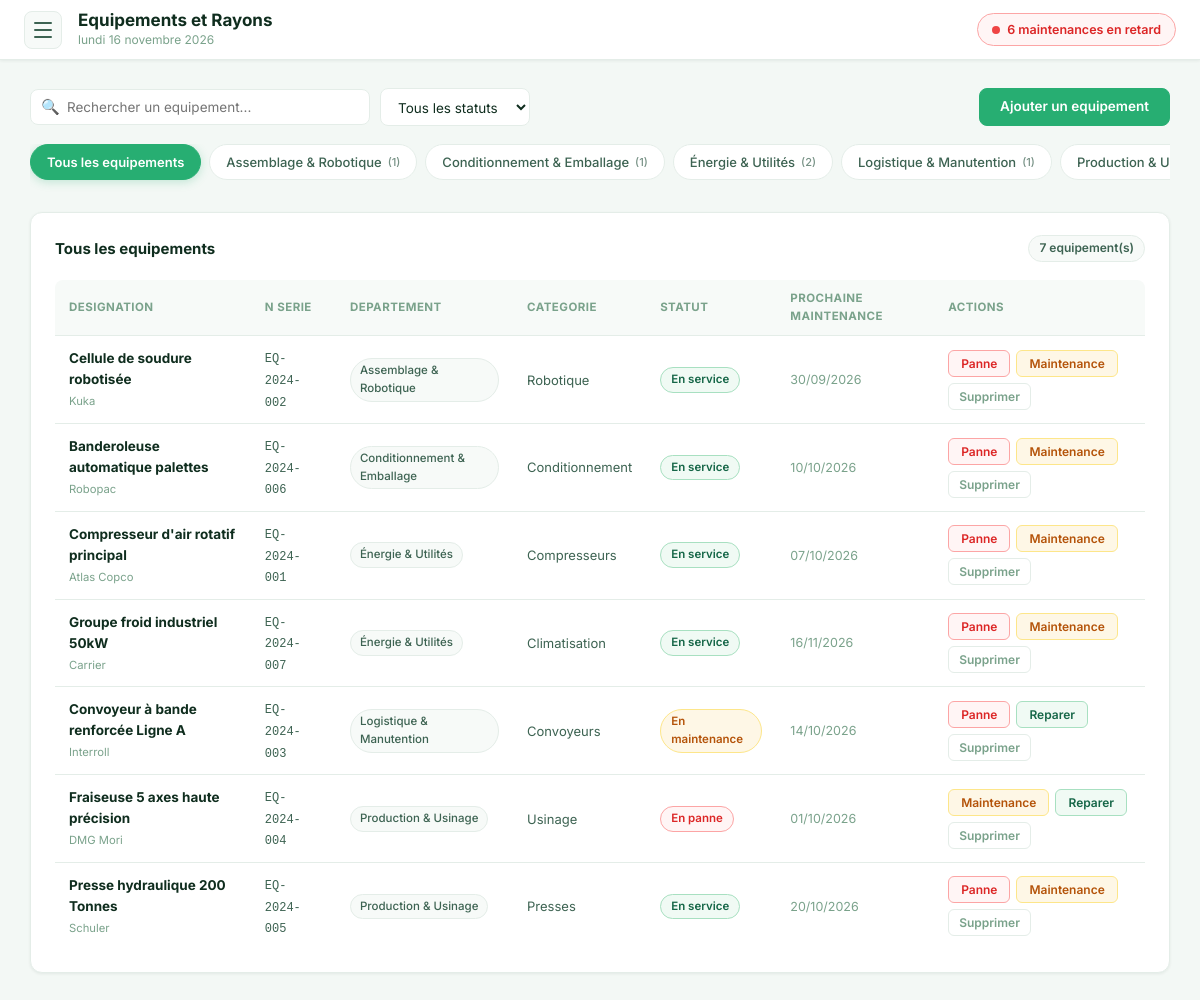
The page /pages/equipements.php on the database as committed earlier.
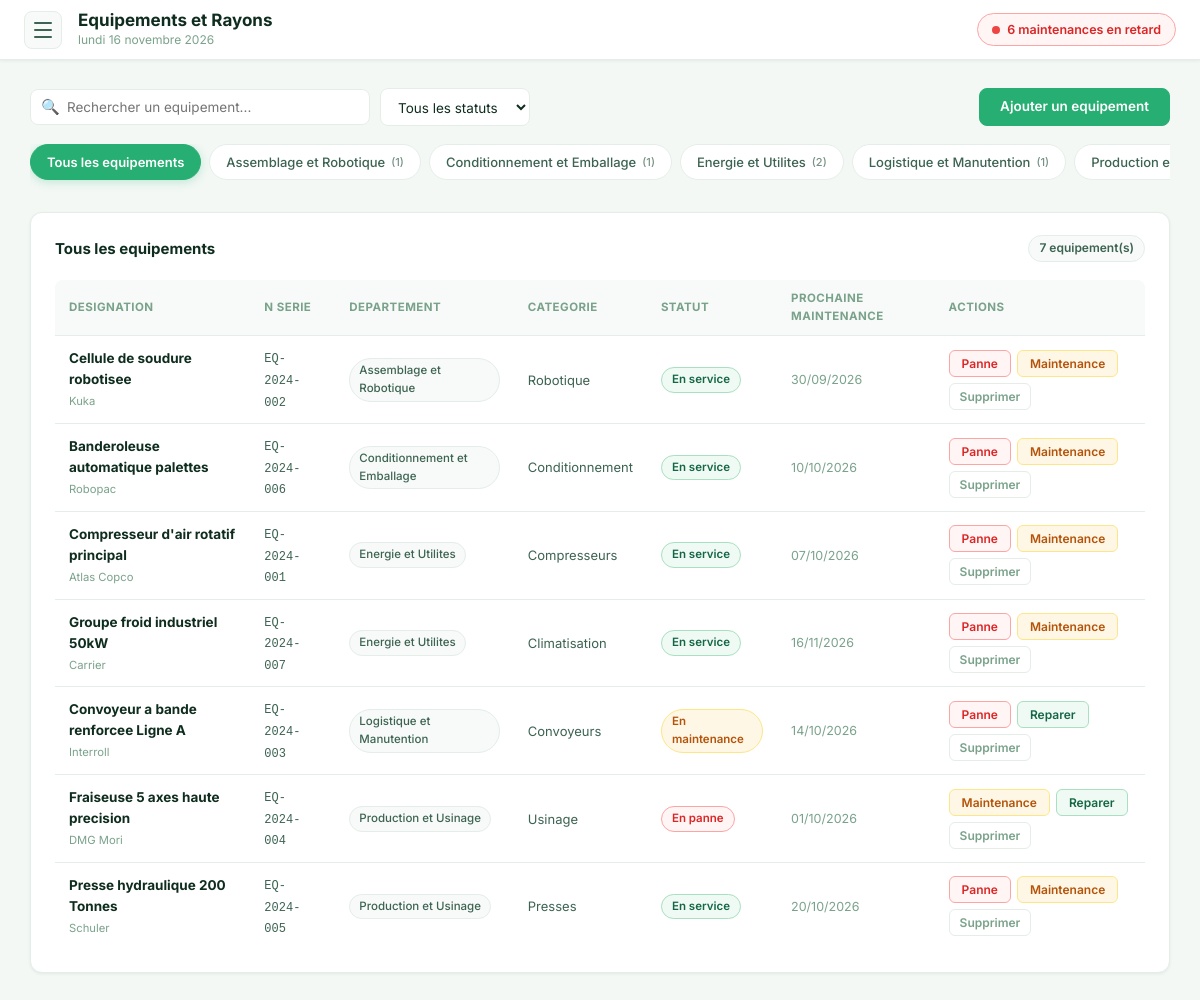
The same page on the database as committed later.
### tables this page shows
CREATE TABLE IF NOT EXISTS `departments` (
    `id` INT AUTO_INCREMENT PRIMARY KEY,
    `name` VARCHAR(100) NOT NULL UNIQUE,
    `code` VARCHAR(50) NULL,
    `description` VARCHAR(255) NULL,
    `created_at` DATETIME DEFAULT CURRENT_TIMESTAMP
);

CREATE TABLE IF NOT EXISTS `equipment` (
    `id` INT AUTO_INCREMENT PRIMARY KEY,
    `serial_number` VARCHAR(100) NOT NULL UNIQUE,
    `model` VARCHAR(100) NULL,
    `designation` VARCHAR(200) NOT NULL,
    `category` VARCHAR(100) NOT NULL,
    `manufacturer` VARCHAR(100) NULL,
    `status` ENUM('en_service', 'en_maintenance', 'en_panne', 'reforme') DEFAULT 'en_service',
    `failure_reason` VARCHAR(255) NULL,
    `location_id` INT NULL,
    `department_id` INT NULL,
    `cycle_id` INT NULL,
    `purchase_date` DATE NULL,
    `warranty_until` DATE NULL,
    `active` TINYINT(1) DEFAULT 1,
    `last_maintenance_at` DATE NULL,
    `next_maintenance_at` DATE NULL,
    `created_at` DATETIME DEFAULT CURRENT_TIMESTAMP,
    `updated_at` DATETIME DEFAULT CURRENT_TIMESTAMP ON UPDATE CURRENT_TIMESTAMP,
    CONSTRAINT `fk_equip_location`   FOREIGN KEY (`location_id`)   REFERENCES `locations`   (`id`) ON DELETE SET NULL,
    CONSTRAINT `fk_equip_department` FOREIGN KEY (`department_id`) REFERENCES `departments` (`id`) ON DELETE SET NULL,
    CONSTRAINT `fk_equip_cycle`      FOREIGN KEY (`cycle_id`)      REFERENCES `cycles`      (`id`) ON DELETE SET NULL
);

### includes/db.php (called while the page is built, shortened)
<?php
function getDB(): PDO {
    static $pdo = null;
    if ($pdo === null) {
        $host    = '127.0.0.1';
        $dbname  = 'gestimaint';
        $user    = 'root';
        $pass    = '';
        $charset = 'utf8mb4';
        $ports = [3307, 3306, 3308];
        foreach ($ports as $port) {
            try {
                $dsn = "mysql:host={$host};port={$port};dbname={$dbname};charset={$charset}";
                $options = [
                    PDO::ATTR_ERRMODE            => PDO::ERRMODE_EXCEPTION,
                    PDO::ATTR_DEFAULT_FETCH_MODE => PDO::FETCH_ASSOC,
                    PDO::ATTR_EMULATE_PREPARES   => false,
                    PDO::ATTR_TIMEOUT            => 2,
                    PDO::MYSQL_ATTR_INIT_COMMAND => "SET NAMES utf8mb4 COLLATE utf8mb4_unicode_ci"
                ];
                $pdo = new PDO($dsn, $user, $pass, $options);
                return $pdo;
            } catch (PDOException $e) {
                $lastException = $e;
            }
        }
        ?>
        <?php
        exit;
    }
    return $pdo;
}

### pages/equipements.php (the view, shortened to what this page needs)
<?php
require_once __DIR__ . '/../includes/db.php';
$db = getDB();
$department_id = (int)($_GET['dept'] ?? 0);
$search        = trim($_GET['search'] ?? '');
$departments = $db->query("SELECT id, name FROM departments ORDER BY name")->fetchAll(PDO::FETCH_ASSOC);
$where = ['e.active = 1'];
$params = [];
$sql  = "SELECT e.*, d.name AS dept_name FROM equipment e LEFT JOIN departments d ON d.id = e.department_id";
if ($where) $sql .= " WHERE " . implode(' AND ', $where);
$sql .= " ORDER BY d.name, e.designation";
$stmt = $db->prepare($sql);
$stmt->execute($params);
$equipements = $stmt->fetchAll(PDO::FETCH_ASSOC);
$statusLabels = [
  'en_service'    => ['label' => 'En service',    'class' => 'green'],
  'en_panne'      => ['label' => 'En panne',       'class' => 'red'],
  'en_maintenance'=> ['label' => 'En maintenance', 'class' => 'yellow'],
  'reforme'       => ['label' => 'Reforme',        'class' => 'gray'],
];
$deptCounts = [];
foreach ($db->query("SELECT department_id, COUNT(*) AS cnt FROM equipment WHERE active=1 GROUP BY department_id")->fetchAll(PDO::FETCH_ASSOC) as $row) {
    $deptCounts[(int)$row['department_id']] = (int)$row['cnt'];
}
require_once __DIR__ . '/../includes/header.php';
?>
<form id="filterForm" method="get">
  <div class="toolbar">
    <div class="toolbar-left">
      <div class="search-box">
        <span class="search-icon">&#128269;</span>
        <input id="search" name="search" type="text" placeholder="Rechercher un equipement..."
               value="<?= htmlspecialchars($search) ?>">
      </div>
      <select name="status" class="filter-select" onchange="document.getElementById('filterForm').submit()">
        <option value="">Tous les statuts</option>
      </select>
    </div>
    <div class="toolbar-right">
      <button type="button" class="btn btn-primary" onclick="openEquipModal()">Ajouter un equipement</button>
    </div>
  </div>
</form>
<div class="dept-nav">
  <a href="equipements.php" class="dept-pill <?= $department_id === 0 ? 'active' : '' ?>">
    Tous les equipements
  </a>
  <?php foreach ($departments as $d): ?>
  <a href="equipements.php?dept=<?= $d['id'] ?>" class="dept-pill <?= $department_id === (int)$d['id'] ? 'active' : '' ?>">
    <?= htmlspecialchars($d['name']) ?>
    <?php if (isset($deptCounts[(int)$d['id']])): ?>
      <span style="margin-left:6px;opacity:.7;font-size:11px">(<?= $deptCounts[(int)$d['id']] ?>)</span>
    <?php endif; ?>
  </a>
  <?php endforeach; ?>
</div>
<div class="card">
  <div class="card-header">
    <h2>
      <?php if ($department_id > 0):
        $deptName = '';
        foreach ($departments as $d) { if ((int)$d['id'] === $department_id) $deptName = $d['name']; }
        echo htmlspecialchars($deptName);
      else: ?>
        Tous les equipements
      <?php endif; ?>
    </h2>
    <span class="count-badge"><?= count($equipements) ?> equipement(s)</span>
  </div>
  <div class="table-wrap">
    <table>
      <thead>
        <tr>
          <th>Designation</th>
          <th>N serie</th>
          <th>Departement</th>
          <th>Categorie</th>
          <th>Statut</th>
          <th>Prochaine maintenance</th>
          <th>Actions</th>
        </tr>
      </thead>
      <tbody>
        <?php if (!empty($equipements)): foreach ($equipements as $eq): ?>
        <tr>
          <td>
            <strong style="color:var(--text-primary)"><?= htmlspecialchars($eq['designation']) ?></strong>
            <?php if ($eq['manufacturer']): ?><br><small style="color:var(--text-muted)"><?= htmlspecialchars($eq['manufacturer']) ?></small><?php endif; ?>
          </td>
          <td><code style="font-size:12px;color:var(--text-secondary)"><?= htmlspecialchars($eq['serial_number']) ?></code></td>
          <td><span class="dept-badge"><?= htmlspecialchars($eq['dept_name'] ?? 'Non affecte') ?></span></td>
          <td style="color:var(--text-secondary);font-size:13px"><?= htmlspecialchars($eq['category'] ?? '') ?></td>
          <td>
            <?php $si = $statusLabels[$eq['status']] ?? ['label' => $eq['status'], 'class' => 'gray']; ?>
            <span class="badge <?= $si['class'] ?>"><?= $si['label'] ?></span>
          </td>
          <td style="font-size:12.5px;color:var(--text-muted)">
            <?= $eq['next_maintenance_at'] ? date('d/m/Y', strtotime($eq['next_maintenance_at'])) : '—' ?>
          </td>
          <td>
            <div class="action-buttons">
              <?php if ($eq['status'] !== 'en_panne'): ?>
                <button class="btn-action-status btn-to-broken"
                        onclick="promptBreakdown(<?= $eq['id'] ?>, '<?= addslashes($eq['designation']) ?>')">
                  Panne
                </button>
              <?php endif; ?>
              <?php if ($eq['status'] !== 'en_maintenance'): ?>
                <form method="post" style="display:inline">
                  <button type="submit" class="btn-action-status btn-to-maintenance">Maintenance</button>
                </form>
              <?php endif; ?>
              <?php if ($eq['status'] !== 'en_service'): ?>
                <form method="post" style="display:inline">
                  <button type="submit" class="btn-action-status btn-to-repaired">Reparer</button>
                </form>
              <?php endif; ?>
              <form method="post" style="display:inline" onsubmit="return confirm('Archiver cet equipement ?')">
                <button type="submit" class="btn-delete-row">Supprimer</button>
              </form>
            </div>
          </td>
        </tr>
        <?php endforeach; else: ?>
        <tr><td colspan="7" class="empty">Aucun equipement trouve.</td></tr>
        <?php endif; ?>
      </tbody>
    </table>
  </div>
</div>
<?php require_once __DIR__ . '/../includes/footer.php'; ?>

### includes/header.php (shortened to what this page needs)
<?php
$current_page = basename($_SERVER['PHP_SELF'], '.php');
$script_dir = str_replace('\\', '/', dirname($_SERVER['SCRIPT_NAME'] ?? ''));
if (basename($script_dir) === 'pages' || basename($script_dir) === 'includes') {
    $base_url = dirname($script_dir);
} else {
    $base_url = $script_dir;
}
$base_url = rtrim($base_url, '/\\');
$nav_items = [
  'index'         => ['label' => 'Tableau de bord',        'href' => ($base_url ?: '') . '/index.php'],
  'equipements'   => ['label' => 'Equipements et Rayons',  'href' => ($base_url ?: '') . '/pages/equipements.php'],
  'departements'  => ['label' => 'Departements',           'href' => ($base_url ?: '') . '/pages/departements.php'],
  'maintenance'   => ['label' => 'Maintenance et OT',      'href' => ($base_url ?: '') . '/pages/maintenance.php'],
  'statistiques'  => ['label' => 'Statistiques et Pannes', 'href' => ($base_url ?: '') . '/pages/statistiques.php'],
  'techniciens'   => ['label' => 'Techniciens',            'href' => ($base_url ?: '') . '/pages/techniciens.php'],
  'notifications' => ['label' => 'Notifications',          'href' => ($base_url ?: '') . '/pages/notifications.php'],
];
$page_label = $nav_items[$current_page]['label'] ?? 'GESTIMAINT';
$overdue_count = 0;
try {
  $overdue_count = (int) getDB()->query(
    "SELECT COUNT(*) FROM equipment WHERE active=1 AND next_maintenance_at < CURDATE()"
  )->fetchColumn();
} catch (Exception $e) {}
?>
<!doctype html>
<html lang="fr">
<head>
  <link rel="stylesheet" href="<?= $base_url ?>/assets/styles.css">
</head>
<body>
<div class="app-shell">
  <div class="main-wrap">
    <header class="topbar">
      <button class="menu-btn" id="menuBtn" aria-label="Ouvrir le menu">
        <span></span><span></span><span></span>
      </button>
      <div class="topbar-title">
        <h1><?= htmlspecialchars($page_label) ?></h1>
        <p id="today-date"></p>
      </div>
      <div class="topbar-right">
        <?php if ($overdue_count > 0): ?>
          <a href="<?= ($base_url ?: '') ?>/pages/equipements.php" class="alert-pill-red">
            <span class="alert-dot"></span>
            <span><?= $overdue_count ?> maintenance<?= $overdue_count > 1 ? 's' : '' ?> en retard</span>
          </a>
        <?php endif; ?>
      </div>
    </header>
    <main class="page-content">

### includes/footer.php
    </main>
  </div>
</div>
</body>
</html>

Rows that differ between the two databases and show on the page:
changed departments: name "Assemblage & Robotique" → "Assemblage et Robotique"
changed departments: name "Conditionnement & Emballage" → "Conditionnement et Emballage"
changed departments: name "Énergie & Utilités" → "Energie et Utilites"
changed departments: name "Logistique & Manutention" → "Logistique et Manutention"
changed departments: name "Production &…" → "Production…"
changed equipment "Robotique": designation "Cellule de soudure robotisée" → "Cellule de soudure robotisee"; department.name "Assemblage & Robotique" → "Assemblage et Robotique"
changed through a linked row, equipment "Banderoleuse automatique palettes": department.name "Conditionnement & Emballage" → "Conditionnement et Emballage"
changed through a linked row, equipment "Compresseur d'air rotatif principal": department.name "Énergie & Utilités" → "Energie et Utilites"
changed through a linked row, equipment "Groupe froid industriel 50kW": department.name "Énergie & Utilités" → "Energie et Utilites"
changed equipment "Convoyeurs": designation "Convoyeur à bande renforcée Ligne A" → "Convoyeur a bande renforcee Ligne A"; department.name "Logistique & Manutention" → "Logistique et Manutention"
changed equipment "Usinage": designation "Fraiseuse 5 axes haute précision" → "Fraiseuse 5 axes haute precision"; department.name "Production & Usinage" → "Production et Usinage"
changed through a linked row, equipment "Presse hydraulique 200 Tonnes": department.name "Production & Usinage" → "Production et Usinage"
